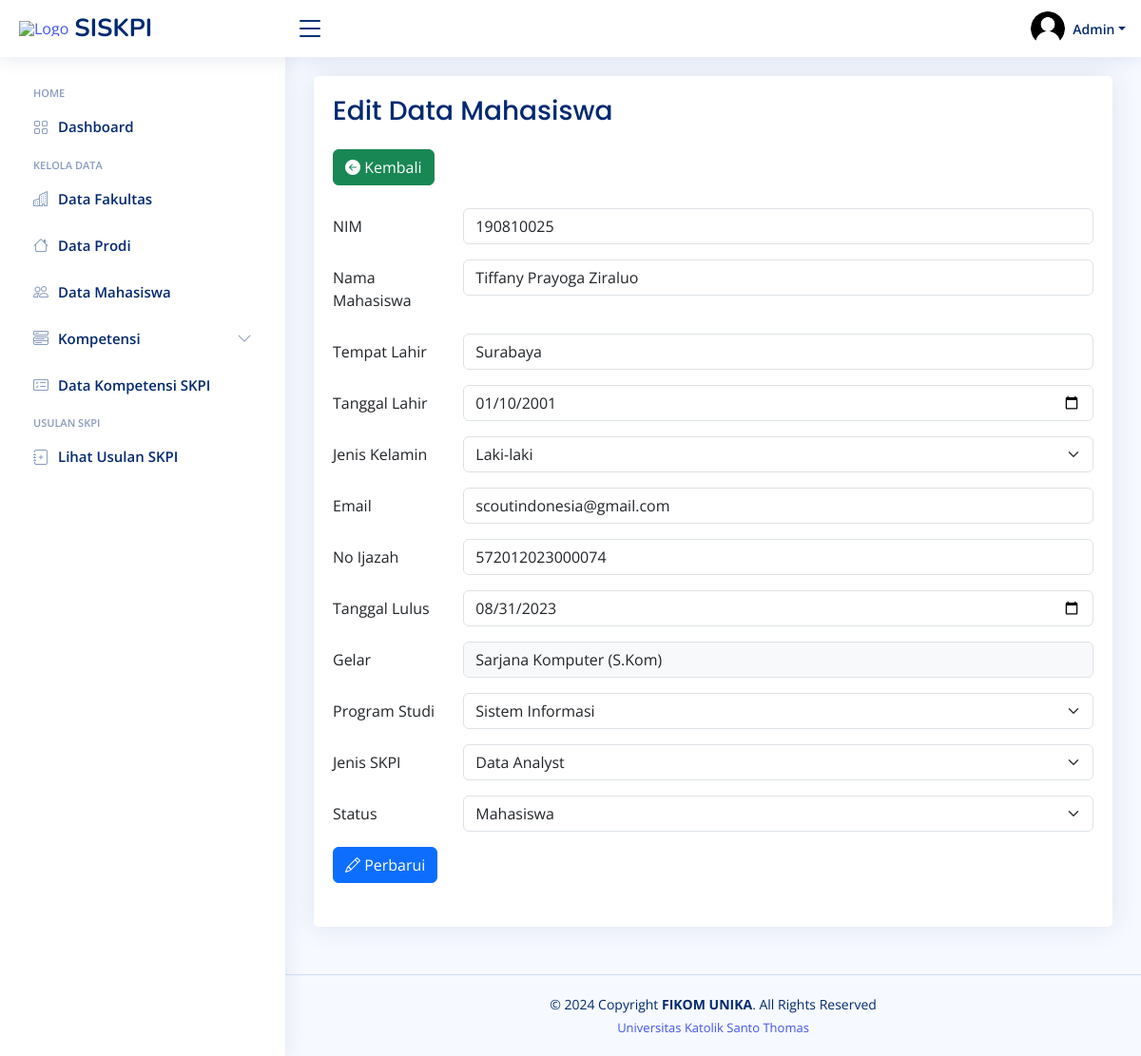
The app's page /admin/skpi/mahasiswa/edit_mhs.php?id=3 (signed in) with its own data.
### tables this page shows
CREATE TABLE `mahasiswa` (
  `id_mahasiswa` int(11) NOT NULL,
  `nim` varchar(30) NOT NULL,
  `nama_mhs` varchar(255) NOT NULL,
  `tempat_lahir` varchar(100) NOT NULL,
  `tgl_lahir` date NOT NULL,
  `jenis_kelamin` varchar(30) NOT NULL,
  `email` varchar(255) NOT NULL,
  `password` varchar(255) NOT NULL,
  `no_ijazah` varchar(100) NOT NULL,
  `tgl_lulus` date NOT NULL,
  `gelar` varchar(100) NOT NULL,
  `kode_skpi` varchar(20) NOT NULL,
  `kd_prodi` varchar(11) NOT NULL,
  `profil` varchar(255) NOT NULL,
  `status` int(11) NOT NULL
);

### admin/skpi/mahasiswa/edit_mhs.php (the view, shortened to what this page needs)
<?php include '../sidebar/header.php' ?>
<?php include '../sidebar/navbar.php' ?>
<main id="main" class="main">
    <section class="section dashboard">
    <div class="row">
        <div class="col">
        <div class="card info-card sales-card">
            <div class="card-body">
                <h1 class="card-title fs-3">Edit Data Mahasiswa</h1>
                <a href="../mahasiswa.php" class="btn btn-success mb-4"><i class="bi bi-arrow-left-circle-fill"></i> Kembali</a>
                <?php
                $id = $_GET['id'];
                $data = mysqli_query($koneksi,"SELECT * FROM mahasiswa where id_mahasiswa = '$id' ");
                while($d=mysqli_fetch_array($data)){
                ?>
                <form action="" method="POST" id="Form" autocomplete="off" enctype="multipart/form-data">
                    <div class="row mb-3">
                        <label for="inputText" class="col-sm-2 col-form-label">NIM</label>
                        <div class="col-sm-10">
                            <input type="number" class="form-control" id="nim" name="nim" required oninvalid="this.setCustomValidity('Silahkan diisi')" oninput="limitNIM(this, 9)" value="<?= $d['nim'] ?>">
                        </div>
                    </div>
                    <div class="row mb-3">
                        <label for="inputText" class="col-sm-2 col-form-label">Nama Mahasiswa</label>
                        <div class="col-sm-10">
                            <input type="text" class="form-control" id="nm_mhs" name="nm_mhs" required oninvalid="this.setCustomValidity('Silahkan diisi')" value="<?= $d['nama_mhs'] ?>">
                        </div>
                    </div>
                    <div class="row mb-3">
                        <label for="inputText" class="col-sm-2 col-form-label">Tempat Lahir</label>
                        <div class="col-sm-10">
                            <input type="text" class="form-control" id="tempat" name="tempat" required oninvalid="this.setCustomValidity('Silahkan diisi')" value="<?= $d['tempat_lahir'] ?>">
                        </div>
                    </div>
                    <div class="row mb-3">
                        <label for="inputText" class="col-sm-2 col-form-label">Tanggal Lahir</label>
                        <div class="col-sm-10">
                            <input type="date" class="form-control" id="tgl_lahir" name="tgl_lahir" required oninvalid="this.setCustomValidity('Silahkan diisi')" value="<?= $d['tgl_lahir'] ?>">
                        </div>
                    </div>
                    <div class="row mb-3">
                        <label for="inputText" class="col-sm-2 col-form-label">Jenis Kelamin</label>
                        <div class="col-sm-10">
                            <select class="form-select" name="jk" id="jk">
                                    <?php
                                    if($d['jenis_kelamin'] == "Laki-laki"){
                                        echo "<option value='Laki-laki' selected>Laki-laki</option>";
                                    }elseif($d['jenis_kelamin'] == "Perempuan"){
                                        echo "<option value='Laki-laki'>Laki-laki</option>";
                                        echo "<option value='Perempuan' selected>Perempuan</option>";
                                    }else{
                                        echo "<option value='Laki-laki'>Laki-laki</option>";
                                        echo "<option value='Perempuan'>Perempuan</option>";
                                    }
                                    ?>
                            </select>
                        </div>
                    </div>
                    <div class="row mb-3">
                        <label for="inputText" class="col-sm-2 col-form-label">Email</label>
                        <div class="col-sm-10">
                            <input type="email" class="form-control" id="email1" name="email1" required oninvalid="this.setCustomValidity('Silahkan diisi')" value="<?= $d['email'] ?>" onkeydown="validation()">
                        </div>
                    </div>
                    <div class="row mb-3">
                        <label for="inputText" class="col-sm-2 col-form-label">No Ijazah</label>
                        <div class="col-sm-10">
                            <input type="text" class="form-control" id="ijazah" name="ijazah" required oninvalid="this.setCustomValidity('Silahkan diisi')" value="<?= $d['no_ijazah'] ?>">
                        </div>
                    </div>
                    <div class="row mb-3">
                        <label for="inputText" class="col-sm-2 col-form-label">Tanggal Lulus</label>
                        <div class="col-sm-10">
                            <input type="date" class="form-control" id="t_lulus" name="t_lulus" required oninvalid="this.setCustomValidity('Silahkan diisi')" value="<?= $d['tgl_lulus'] ?>">
                        </div>
                    </div>
                    <div class="row mb-3">
                        <label for="inputText" class="col-sm-2 col-form-label">Gelar</label>
                        <div class="col-sm-10">
                            <input type="text" class="form-control bg-light" id="gelar" name="gelar" required oninvalid="this.setCustomValidity('Silahkan diisi')" value="<?= $d['gelar'] ?>" readonly>
                        </div>
                    </div>
                    <div class="row mb-3">
                        <label for="inputText" class="col-sm-2 col-form-label">Program Studi</label>
                        <div class="col-sm-10">
                            <select class="form-select" name="prodi" id="prodi" onchange="getSelectedOption()">
                                <?php
                                $tampil = mysqli_query($koneksi,"SELECT * FROM prodi");
                                while($l=mysqli_fetch_array($tampil)){
                                    if($l['kd_prodi'] == $d['kd_prodi']){
                                        echo '<option value='.$l['kd_prodi'].' selected>'.$l['nama_prodi'].'</option>';
                                    } else{
                                        echo '<option value='.$l['kd_prodi'].'>'.$l['nama_prodi'].'</option>';
                                    }
                                }
                                ?>
                            </select>
                        </div>
                    </div>
                    <div class="row mb-3">
                        <label for="inputText" class="col-sm-2 col-form-label">Jenis SKPI</label>
                        <div class="col-sm-10">
                            <select class="form-select" name="kd_skpi" id="kd_skpi" onchange="SKPI()">
                                <?php
                                $jskpi = mysqli_query($koneksi,"SELECT * FROM skpi");
                                while($o=mysqli_fetch_array($jskpi)){
                                    if($o['kode_skpi'] == $d['kode_skpi']){
                                        echo '<option value='.$o['kode_skpi'].' selected>'.$o['jenis_skpi'].'</option>';
                                    } else{
                                        echo '<option value='.$o['kode_skpi'].'>'.$o['jenis_skpi'].'</option>';
                                    }
                                }
                                ?>
                            </select>
                        </div>
                    </div>
                    <div class="row mb-3">
                        <label for="inputText" class="col-sm-2 col-form-label">Status</label>
                        <div class="col-sm-10">
                            <select class="form-select" name="status" id="status">
                                <?php
                                if($d['status'] == 0){
                                    echo "<option value='0' selected>Pendaftar Baru</option>";
                                    echo "<option value='1'>Mahasiswa</option>";
                                    echo "<option value='2'>Bukan Mahasiswa</option>";
                                }elseif($d['status'] == 1){
                                    echo "<option value='1' selected>Mahasiswa</option>";
                                }elseif($d['status'] == 2){
                                    echo "<option value='0'>Pendaftar Baru</option>";
                                    echo "<option value='1'>Mahasiswa</option>";
                                    echo "<option value='2' selected>Bukan Mahasiswa</option>";
                                }else{
                                    echo "<option value='0'>Pendaftar Baru</option>";
                                    echo "<option value='1'>Mahasiswa</option>";
                                    echo "<option value='2'>Bukan Mahasiswa</option>";
                                }
                                ?>
                            </select>
                        </div>
                    </div>
                    <div class="row mb-3">
                        <div class="col-sm-10">
                            <button type="submit" name="edit" class="btn btn-primary"><i class="bi bi-pencil"></i> Perbarui</button>
                        </div>
                    </div>
                </form>
                <?php }
                ?>
            </div>
        </div>
        </div>
    </div>
    </section>
</main>
<?php include '../sidebar/footer.php' ?>

### admin/skpi/assets/css/style.css (style rules this page uses)
:root { scroll-behavior: smooth; }
body { font-family: "Open Sans", sans-serif; background: #f6f9ff; color: #444444; }
a { color: #4154f1; text-decoration: none; }
h1, h2, h3, h4, h5, h6 { font-family: "Nunito", sans-serif; }
#main { margin-top: 60px; padding: 20px 30px; transition: all 0.3s; }
.card { margin-bottom: 30px; border: none; border-radius: 5px; box-shadow: 0px 0 30px rgba(1, 41, 112, 0.1); }
.card-title { padding: 20px 0 15px 0; font-size: 18px; font-weight: 500; color: #012970; font-family: "Poppins", sans-serif; }
.card-body { padding: 0 20px 20px 20px; }
@media (min-width: 1200px) { #main, #footer { margin-left: 300px; } }
.dashboard .info-card { padding-bottom: 10px; }

### records on screen
mahasiswa: nim "190810025", nm_mhs "Tiffany Prayoga Ziraluo", tempat "Surabaya", tgl_lahir "01/10/2001", jk "Laki-laki", email1 "scoutindonesia@gmail.com", ijazah "572012023000074", t_lulus "08/31/2023", gelar "Sarjana Komputer (S.Kom)", status "Mahasiswa"

### other values on screen
form field prodi "Sistem Informasi"
form field kd_skpi "Data Analyst"
